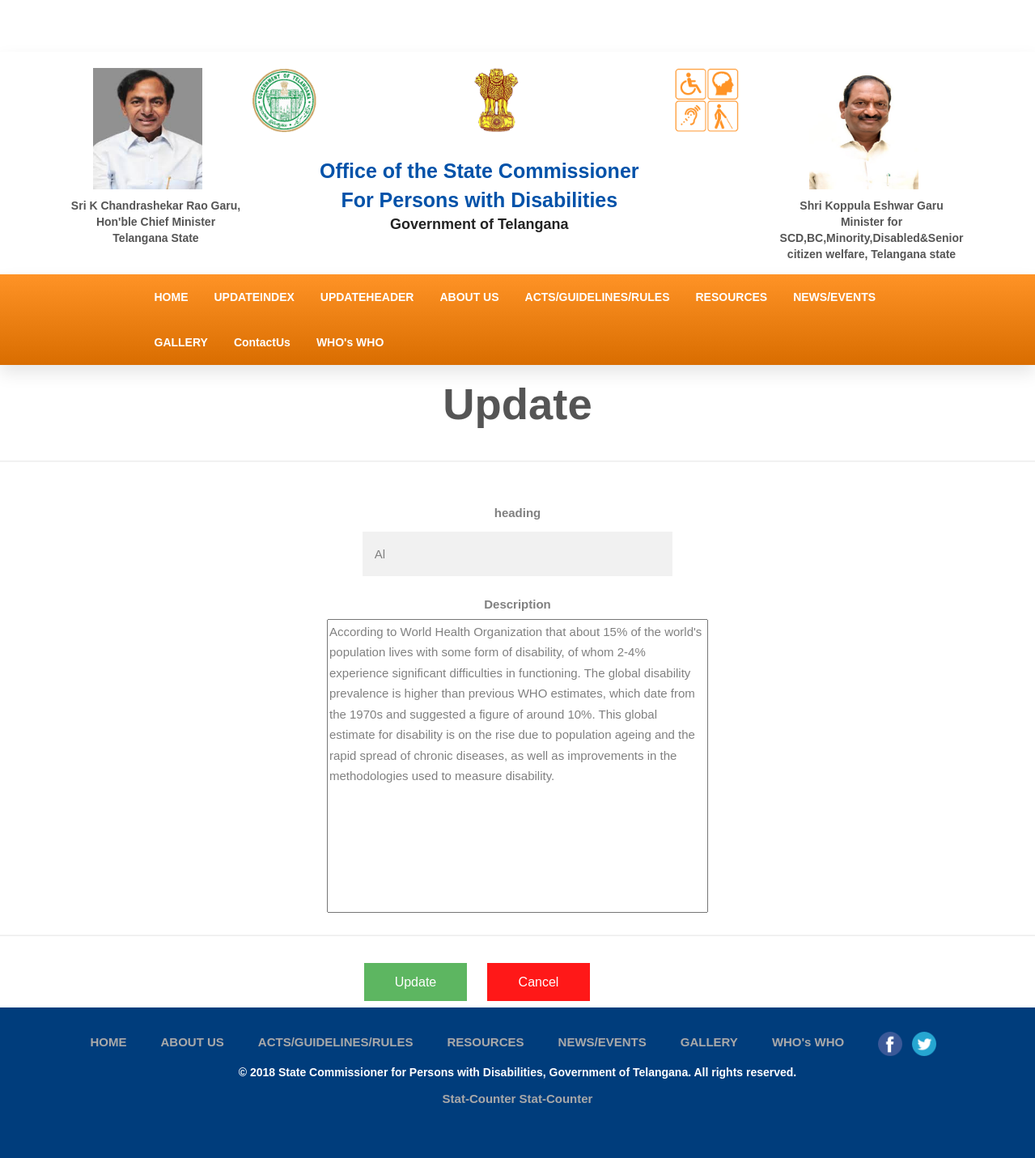
The app's page /admin/resourcesupdate.php?id=1 with its own data.
### tables this page shows
CREATE TABLE `resources_text` (
  `id` int(255) NOT NULL,
  `heading` varchar(255) NOT NULL,
  `description` varchar(2000) NOT NULL
);

### admin/resourcesupdate.php (the view, shortened to what this page needs)
<?php
include("dbconnect.php");
?>
<!DOCTYPE html>
<html dir="ltr" lang="en">
<head>
<link href="../css/bootstrap.min.css" rel="stylesheet" type="text/css">
<link href="../css/jquery-ui.min.css" rel="stylesheet" type="text/css">
<link href="../css/animate.css" rel="stylesheet" type="text/css">
<link href="../css/css-plugin-collections.css" rel="stylesheet"/>
<link href="../css/menuzord-megamenu.css" rel="stylesheet"/>
<link id="menuzord-menu-skins" href="css/menuzord-skins/menuzord-boxed.css" rel="stylesheet"/>
<link href="../css/style-main.css" rel="stylesheet" type="text/css">
<link href="../css/preloader.css" rel="stylesheet" type="text/css">
<link href="../css/custom-bootstrap-margin-padding.css" rel="stylesheet" type="text/css">
<link href="../css/responsive.css" rel="stylesheet" type="text/css">
<link  href="../js/revolution-slider/css/settings.css" rel="stylesheet" type="text/css"/>
<link  href="../js/revolution-slider/css/layers.css" rel="stylesheet" type="text/css"/>
<link  href="../js/revolution-slider/css/navigation.css" rel="stylesheet" type="text/css"/>
<link href="../css/colors/theme-skin-color-set1.css" rel="stylesheet" type="text/css">
</head>
<body class="has-side-panel side-panel-right fullwidth-page" data-magnified-zone=".mg_zone">
 <div style="padding-top:64px; background-color:#fff" id="widget_content"  >
<div id="wrapper" class="clearfix">
  <?php include "header1.php"; ?>
<div>
<form method="post">
<center>
  <div class="container">
    <h1>Update</h1>
    </center>
    </div>
    <hr>
<?php
$id = @$_GET['id'];
$sel = mysqli_query($con,"select * from resources_text where id =$id");
while($fet = mysqli_fetch_assoc($sel))
{
$heading = $fet['heading'];
$description = $fet['description'];
  ?>
<center>
    <br>
    <label for="psw-repeat"><b>heading</b></label>
    <br>
    <input type="text" placeholder="UserName" value="<?php echo $heading; ?>" name="heading"  title="please Enter min 3 and max 15 letters">
    <br>
    <label for="ROLE"><b>Description</b></label><br>
    <textarea id="w3review" name="description" rows="14" cols="50"><?php echo $description; ?></textarea>
    <hr>
      <input type="submit" class="registerbtn" name="Update" value="Update" />
    <input type="submit" formaction="adminresources.php" class="cancelbtn"  name="cancel" value="Cancel">
    </center>
  </div>
  <?php
}
  ?>
  <div>
  <?php include "../footer.php"; ?>
</div>
</div>
</body>
</html>

### admin/resourcesupdate.php (style rules this page uses)
input[type=text], input[type=password] { width: 30%; padding: 15px; margin: 5px 0 22px 0; display: inline-block; border: none; background: #f1f1f1; }
hr { border: 1px solid #f1f1f1; margin-bottom: 25px; }
.registerbtn { background-color: #4CAF50; color: white; padding: 10px 20px; margin: 8px -40px; border: none; cursor: pointer; font-size:16px; width: 10%; opacity: 0.9; }
.cancelbtn { background-color: red; font-size:16px; color: white; padding: 10px 20px; margin: 8px 60px; border: none; cursor: pointer; width: 10%; opacity: 0.9; }

### records on screen
resources_text: heading "Al", description "According to World Health Organization that about 15% of the world's population lives with some form of disability, of whom 2-4% experience significant difficulties in functioning. The global disability prevalence is higher than previous WHO estimates, which date from the 1970s and suggested a figure of around 10%. This global estimate for disability is on the rise due to population ageing and the rapid spread of chronic diseases, as well as improvements in the methodologies used to measure disability."
